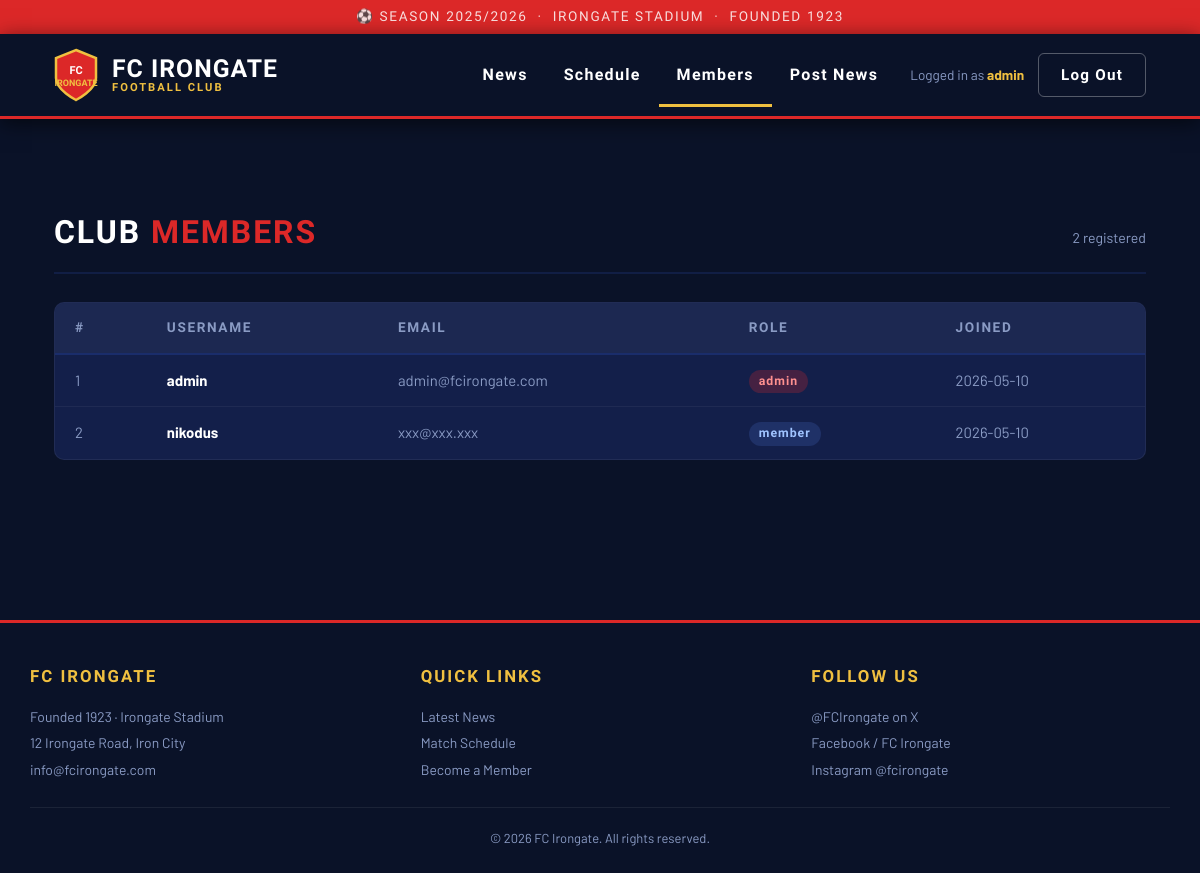
Page /members (signed in) on the committed database.
### tables this page shows
CREATE TABLE members (
                id        INTEGER PRIMARY KEY AUTOINCREMENT,
                username  VARCHAR(80)  NOT NULL UNIQUE,
                email     VARCHAR(120) NOT NULL UNIQUE,
                password  VARCHAR(256) NOT NULL,
                role      VARCHAR(20)  NOT NULL DEFAULT 'member',
                joined_at DATETIME     NOT NULL DEFAULT CURRENT_TIMESTAMP
            );

### app.py (the view)
@app.route("/members")
@login_required
def members_list():
    db = get_db()
    members = db.execute(
        "SELECT id, username, email, role, joined_at FROM members ORDER BY joined_at"
    ).fetchall()
    return render_template("members.html", members=members, user=current_user())

### app.py (called while the page is built)
def get_db():
    db = getattr(g, "_database", None)
    if db is None:
        db = g._database = sqlite3.connect(DATABASE)
        db.row_factory = sqlite3.Row
        db.execute("PRAGMA journal_mode=WAL")
    return db

def login_required(f):
    @wraps(f)
    def decorated(*args, **kwargs):
        if "user_id" not in session:
            flash("Please log in to access that page.", "warning")
            return redirect(url_for("login", next=request.path))
        return f(*args, **kwargs)
    return decorated

def current_user():
    if "user_id" not in session:
        return None
    db = get_db()
    return db.execute("SELECT * FROM members WHERE id=?", (session["user_id"],)).fetchone()

@app.context_processor
def inject_globals():
    return {"now": datetime.utcnow()}

### templates/members.html (shortened to what this page needs)
{% extends "base.html" %}
{% block content %}
<div class="container">
  <div class="section-head">
    <h2>CLUB <span>MEMBERS</span></h2>
    <span style="color:var(--muted); font-size:.88rem;">{{ members|length }} registered</span>
  </div>
  <table class="members-table">
    <thead>
      <tr>
        <th>#</th>
        <th>Username</th>
        <th>Email</th>
        <th>Role</th>
        <th>Joined</th>
      </tr>
    </thead>
    <tbody>
      {% for m in members %}
      <tr>
        <td style="color:var(--muted)">{{ m.id }}</td>
        <td><strong>{{ m.username }}</strong></td>
        <td style="color:var(--muted)">{{ m.email }}</td>
        <td>
          <span class="role-badge role-{{ m.role }}">{{ m.role }}</span>
        </td>
        <td style="color:var(--muted)">{{ m.joined_at[:10] }}</td>
      </tr>
      {% endfor %}
    </tbody>
  </table>
</div>
{% endblock %}

### templates/base.html (style rules this page uses)
*, *::before, *::after { box-sizing: border-box; margin: 0; padding: 0; }
:root { --navy: #0a1228; --navy2: #111e45; --navy3: #1a2d6b; --red: #dc2828; --red2: #ff3b3b; --gold: #f0c040; --white: #ffffff; --off: #e8ecf4; --muted: #8a9bc4; --card: #131f4a; --radius: 10px; --shadow: 0 8px 32px rgba(0,0,0,.45); }
html { scroll-behavior: smooth; }
body { font-family: 'Barlow', sans-serif; background: var(--navy); color: var(--white); min-height: 100vh; line-height: 1.6; }
.container { max-width: 1140px; margin: 0 auto; padding: 40px 24px 80px; }
.section-head { display: flex; align-items: baseline; justify-content: space-between; border-bottom: 2px solid var(--navy2); padding-bottom: 14px; margin-bottom: 28px; margin-top: 48px; }
.section-head h2 { font-family: 'Barlow Condensed', sans-serif; font-size: 2rem; font-weight: 900; letter-spacing: .06em; }
.section-head h2 span { color: var(--red); }
.members-table { width: 100%; border-collapse: separate; border-spacing: 0; background: var(--card); border-radius: var(--radius); overflow: hidden; border: 1px solid rgba(255,255,255,.06); }
.members-table th { font-family: 'Barlow Condensed', sans-serif; font-size: .85rem; letter-spacing: .12em; font-weight: 700; color: var(--muted); text-transform: uppercase; padding: 14px 20px; background: rgba(255,255,255,.04); border-bottom: 2px solid var(--navy3); text-align: left; }
.members-table td { padding: 13px 20px; font-size: .93rem; border-bottom: 1px solid rgba(255,255,255,.05); }
.members-table tr:last-child td { border-bottom: none; }
.role-badge { display: inline-block; padding: 2px 10px; border-radius: 20px; font-size: .77rem; font-weight: 700; font-family: 'Barlow Condensed', sans-serif; letter-spacing: .08em; }
.role-admin { background: rgba(220,40,40,.25); color: #ff9090; }
.role-member { background: rgba(80,120,220,.2); color: #a0c4ff; }

### rows in the picture
members: id "1", username "admin", email "admin@fcirongate.com", role "admin", joined_at "2026-05-10"
members: id "2", username "nikodus", email "xxx@xxx.xxx", role "member", joined_at "2026-05-10"

### other values in the picture
{{ session.username }} "admin"
{{ members|length }} "2"
